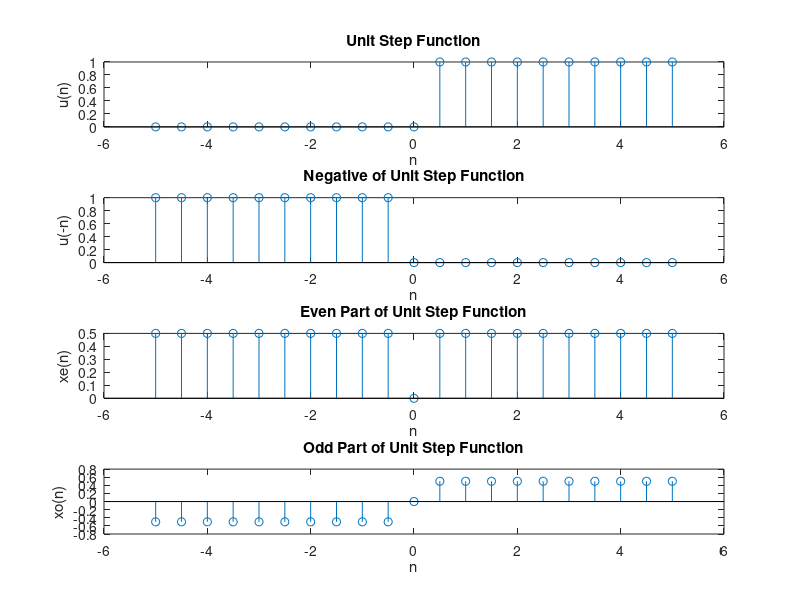

This figure's MATLAB source: (Note: this script raises an error after producing the figure.)
clc;
clearvars *;
n = -5:0.5:5;
u = n > 0;
un = n < 0;
xe = (u + un)/ 2;
xo = (u - un)/ 2;
subplot(4,1,1)
stem(n,u);
xlabel('n');
ylabel('u(n)');
title('Unit Step Function')

subplot(4,1,2);
stem(n ,un);
xlabel('n');
ylabel('u(-n)');
title('Negative of Unit Step Function');

subplot(4,1,3)
stem(n,xe);
xlabel('n');
ylabel('xe(n)');
title('Even Part of Unit Step Function');

subplot(4,1,4)
stem(n,xo);
xlabel('n');
ylabel('xo(n)');
title('Odd Part of Unit Step Function')
sgtitle('InLab - Q1 - 22102109')